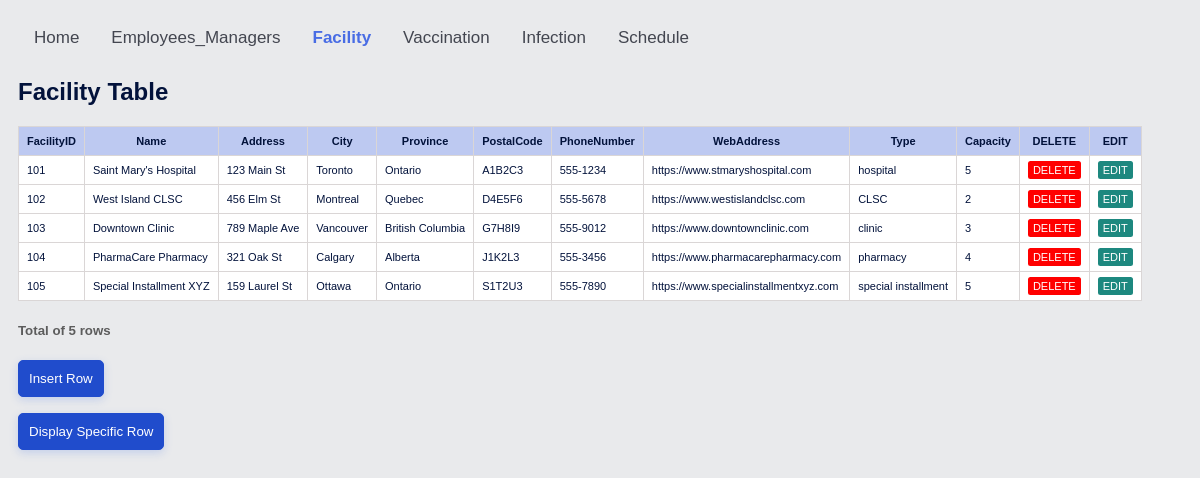
The page /HFESTS/Facility/F_Table.php on the database its author committed.
### tables this page shows
CREATE TABLE Facility (
    FacilityID INT PRIMARY KEY,
    Name VARCHAR(255),
    Address VARCHAR(255),
    City VARCHAR(255),
    Province VARCHAR(255),
    PostalCode VARCHAR(10),
    PhoneNumber VARCHAR(20),
    WebAddress VARCHAR(255),
    Type VARCHAR(50),
    Capacity INT
);

### HFESTS/Database/getTable.php (the view, shortened to what this page needs)
<?php
include_once 'config.php';
if ($tableName == 'Employees_Managers') {
  $columns = array("EmployeeID", "FirstName", "LastName", "DOB", "MedicareCardNumber", "TelephoneNumber", "Address", "City", "Province", "PostalCode", "Citizenship", "EmailAddress", "Role", "Is_Manager");
} else if ($tableName == "Facility") {
  $columns = array('FacilityID', 'Name', 'Address', 'City', 'Province', 'PostalCode', 'PhoneNumber', 'WebAddress', 'Type', 'Capacity');
} else if ($tableName == "Vaccination") {
  $columns = array('EmployeeID', 'FacilityID', 'VaccineType', 'DoseNumber', 'VaccinationDate');
} else if ($tableName == "Infection") {
  $columns = array("EmployeeID", "InfectionName", "InfectionType", "InfectionDate");
} else {
  $columns = array("EmployeeID", "FacilityID", "StartDate", "EndDate", "StartTime", "EndTime");
}
if ($result = mysqli_query($conn, "SELECT * FROM {$tableName}")) {
  echo "<h2>{$tableName} Table</h2>";
  echo "<table class='gridTable'><tr>";
  foreach ($columns as $value) {
    echo "<th>" .  $value . "</th>";
  }
  echo "<th>" .  'DELETE' . "</th>";
  echo "<th>" .  'EDIT' . "</th>";
  echo "</tr>";
  while ($row = mysqli_fetch_array($result)) {
    echo "<tr>";
    for ($i = 0; $i < count($columns); $i++) {
      echo "<td>" .  $row[$i] . "</td>";
    }
    if ($tableName == "Employees_Managers") {
      $variablesToPass = "EID=" . urlencode($row[0]) . "&FN=" . urlencode($row[1]) . "&LN=" . urlencode($row[2]) . "&DOB=" . urlencode($row[3]) . "&MCN=" . urlencode($row[4]) . " &Tel=" . urlencode($row[5]) . "&Add=" . urlencode($row[6]) . " &City=" . urlencode($row[7]) . "&Prov=" . urlencode($row[8]) . " &PC=" . urlencode($row[9]) . "&CS=" . urlencode($row[10]) . " &EA=" . urlencode($row[11]) . "&Role=" . urlencode($row[12]) . " &IM=" . urlencode($row[13]);
      echo "<td><a class='del' href='../Database/delete.php?" . $variablesToPass . "&tableName=Employees_Managers'>DELETE</a> </td>";
      echo "<td><a class='edit' href='../Database/edit.php?" . $variablesToPass . "&tableName=Employees_Managers'>EDIT</a> </td>";
    } else if ($tableName == "Facility") {
      $variablesToPass = "FID=" . urlencode($row[0]) . "&Name=" . urlencode($row[1]) . "&Add=" . urlencode($row[2]) . "&City=" . urlencode($row[3]) . "&Prov=" . urlencode($row[4]) . " &PC=" . urlencode($row[5]) . "&PN=" . urlencode($row[6]) . " &WA=" . urlencode($row[7]) . "&Type=" . urlencode($row[8]) . " &Cap=" . urlencode($row[9]);
      echo "<td><a class='del' href='../Database/delete.php?" . $variablesToPass . "&tableName=Facility'>DELETE</a></td>";
      echo "<td><a class='edit' href='../Database/edit.php?" . $variablesToPass . "&tableName=Facility'>EDIT</a></td>";
    } else if ($tableName == 'Vaccination') {
      $variablesToPass = "EID=" . urlencode($row[0]) . "&FID=" . urlencode($row[1]) . "&Type=" . urlencode($row[2]) . "&DN=" . urlencode($row[3]) . "&Date=" . urlencode($row[4]);
      echo "<td><a class='del' href='../Database/delete.php?" . $variablesToPass . "&tableName=Vaccination'>DELETE</a></td>";
      echo "<td><a class='edit' href='../Database/edit.php?" . $variablesToPass . "&tableName=Vaccination'>EDIT</a></td>";
    } else if ($tableName == "Infection") {
      $variablesToPass = "EID=" . urlencode($row[0]) . "&Name=" . urlencode($row[1]) . "&Type=" . urlencode($row[2]) . "&Date=" . urlencode($row[3]);
      echo "<td><a class='del' href='../Database/delete.php?" . $variablesToPass . "&tableName=Infection'>DELETE</a> </td>";
      echo "<td><a class='edit' href='../Database/edit.php?" . $variablesToPass . "&tableName=Infection'>EDIT</a> </td>";
    }
    echo "</tr>";
  }
  echo "</table>";
  echo "<h5 class='row_amount'>Total of {$result->num_rows} rows</h5>";
}
?>

### HFESTS/style.css (style rules this page uses)
body { font-family: Arial, Helvetica, sans-serif; color: #02123b; background-color: rgb(233, 234, 236); padding-left: 10; padding-top: 10; }
h5 { color: rgb(92, 92, 92); }
table.gridtable a.del { color: white; background-color: red; padding: 3px; padding-left: 5px; padding-right: 5px; text-decoration: none; border-radius: 2.5px; }
table.gridtable a.edit { color: white; background-color: rgb(29, 136, 127); padding: 3px; padding-left: 5px; padding-right: 5px; text-decoration: none; border-radius: 2.5px; }
table.gridtable { font-family: Arial, Helvetica, sans-serif; font-size: 11px; border-collapse: collapse; }
table.gridtable th { border-width: 1px; padding: 8px; border-style: solid; border-color: #dad6d6; background-color: #bdc9f1; }
table.gridtable td { border-width: 1px; padding: 8px; border-style: solid; border-color: #dad6d6; background-color: #ffffff; }

### rows shown on the page
facility: FacilityID "101", Name "Saint Mary's Hospital", Address "123 Main St", City "Toronto", Province "Ontario", PostalCode "A1B2C3", PhoneNumber "555-1234", WebAddress "https://www.stmaryshospital.com", Type "hospital", Capacity "5"
facility: FacilityID "102", Name "West Island CLSC", Address "456 Elm St", City "Montreal", Province "Quebec", PostalCode "D4E5F6", PhoneNumber "555-5678", WebAddress "https://www.westislandclsc.com", Type "CLSC", Capacity "2"
facility: FacilityID "103", Name "Downtown Clinic", Address "789 Maple Ave", City "Vancouver", Province "British Columbia", PostalCode "G7H8I9", PhoneNumber "555-9012", WebAddress "https://www.downtownclinic.com", Type "clinic", Capacity "3"
facility: FacilityID "104", Name "PharmaCare Pharmacy", Address "321 Oak St", City "Calgary", Province "Alberta", PostalCode "J1K2L3", PhoneNumber "555-3456", WebAddress "https://www.pharmacarepharmacy.com", Type "pharmacy", Capacity "4"
facility: FacilityID "105", Name "Special Installment XYZ", Address "159 Laurel St", City "Ottawa", Province "Ontario", PostalCode "S1T2U3", PhoneNumber "555-7890", WebAddress "https://www.specialinstallmentxyz.com", Type "special installment", Capacity "5"

### other values the page prints
$tableName "Facility"
$value "FacilityID"
$value "Name"
$value "Address"
$value "City"
$value "Province"
$value "PostalCode"
$value "PhoneNumber"
$value "WebAddress"
$value "Type"
$value "Capacity"
$result->num_rows "5"
